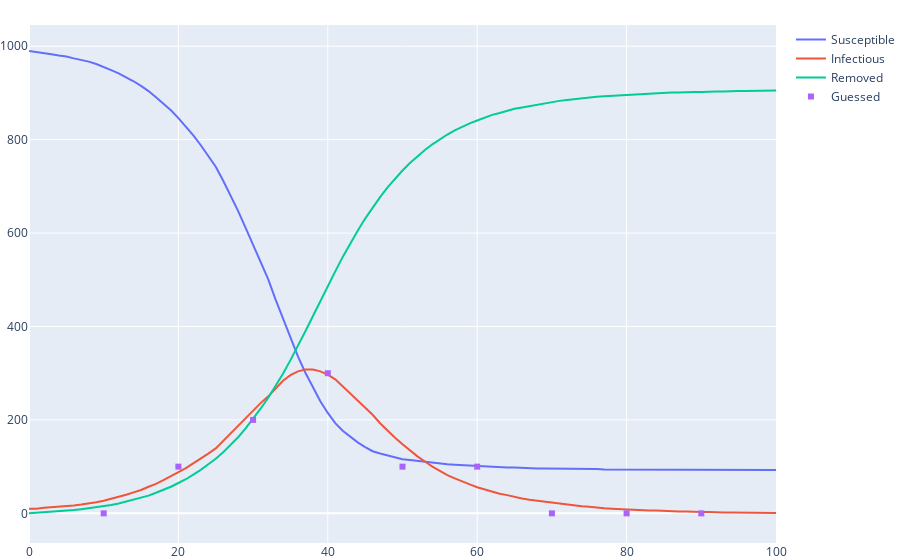

This figure's notebook cell:
### Code cell
fig = SIRt.plot(epidemic)
sample.plot(fig)
